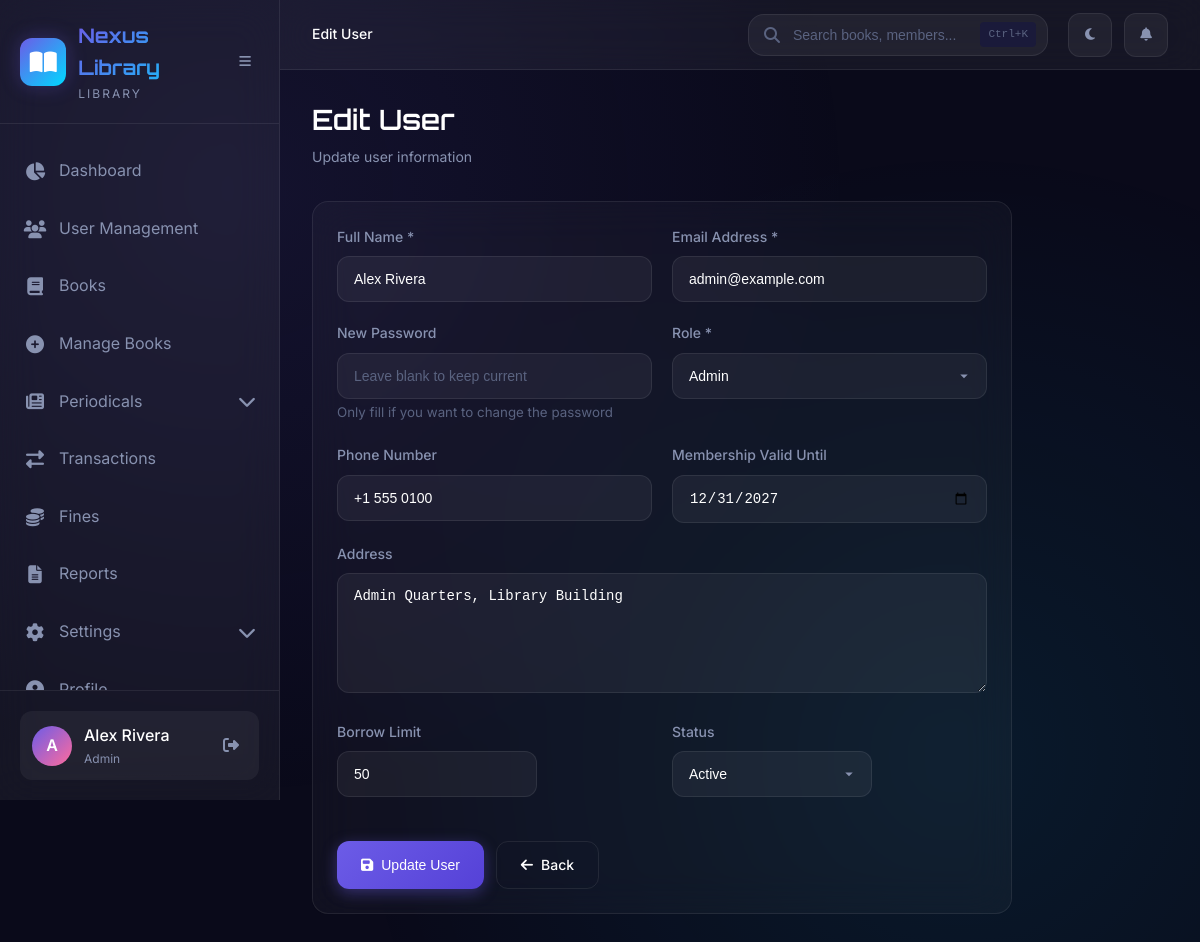
/admin/users/edit.php?id=1 (signed in), run on the app's committed database.
### tables this page shows
CREATE TABLE IF NOT EXISTS users (
    id INT PRIMARY KEY AUTO_INCREMENT,
    name VARCHAR(100) NOT NULL,
    email VARCHAR(100) NOT NULL UNIQUE,
    password VARCHAR(255) NOT NULL,
    role ENUM('admin', 'librarian', 'member') NOT NULL DEFAULT 'member',
    phone VARCHAR(20) DEFAULT NULL,
    address TEXT,
    membership_validity DATE DEFAULT NULL,
    borrow_limit INT DEFAULT 5,
    status ENUM('active', 'inactive', 'suspended') DEFAULT 'active',
    created_at TIMESTAMP DEFAULT CURRENT_TIMESTAMP,
    updated_at TIMESTAMP DEFAULT CURRENT_TIMESTAMP ON UPDATE CURRENT_TIMESTAMP
);

### admin/users/edit.php (the view, shortened to what this page needs)
<?php
require_once __DIR__ . '/../../config/db.php';
$user_id = intval($_GET['id'] ?? 0);
$stmt = $conn->prepare("SELECT * FROM users WHERE id = ?");
$stmt->bind_param("i", $user_id);
$stmt->execute();
$user = $stmt->get_result()->fetch_assoc();
?>
<!DOCTYPE html>
<html lang="en">
<head>
    <link rel="stylesheet" href="https://cdnjs.cloudflare.com/ajax/libs/font-awesome/6.4.0/css/all.min.css">
    <link rel="stylesheet" href="<?php echo SITE_URL; ?>/assets/css/style.css">
</head>
<body>
    <div class="app-container">
        <?php include __DIR__ . '/../../includes/sidebar.php'; ?>
        <div class="main-content">
            <?php include __DIR__ . '/../../includes/topbar.php'; ?>
            <main class="page-content">
                <div class="page-header">
                    <div>
                        <h1 class="page-title">Edit User</h1>
                        <p class="page-subtitle">Update user information</p>
                    </div>
                </div>
                <div class="card" style="max-width: 700px;">
                    <form method="POST" action="" data-validate>
                        <div class="form-row">
                            <div class="form-group">
                                <label class="form-label">Full Name *</label>
                                <input type="text" name="name" class="form-input" placeholder="Enter full name" required value="<?php echo htmlspecialchars($user['name']); ?>">
                            </div>
                            <div class="form-group">
                                <label class="form-label">Email Address *</label>
                                <input type="email" name="email" class="form-input" placeholder="Enter email address" required value="<?php echo htmlspecialchars($user['email']); ?>">
                            </div>
                        </div>
                        <div class="form-row">
                            <div class="form-group">
                                <label class="form-label">New Password</label>
                                <input type="password" name="password" class="form-input" placeholder="Leave blank to keep current">
                                <small class="text-muted">Only fill if you want to change the password</small>
                            </div>
                            <div class="form-group">
                                <label class="form-label">Role *</label>
                                <select name="role" class="form-select" required>
                                    <option value="admin" <?php echo $user['role'] === 'admin' ? 'selected' : ''; ?>>Admin</option>
                                </select>
                            </div>
                        </div>
                        <div class="form-row">
                            <div class="form-group">
                                <label class="form-label">Phone Number</label>
                                <input type="text" name="phone" class="form-input" placeholder="Enter phone number" value="<?php echo htmlspecialchars($user['phone'] ?? ''); ?>">
                            </div>
                            <div class="form-group">
                                <label class="form-label">Membership Valid Until</label>
                                <input type="date" name="membership_validity" class="form-input" value="<?php echo htmlspecialchars($user['membership_validity'] ?? ''); ?>">
                            </div>
                        </div>
                        <div class="form-group">
                            <label class="form-label">Address</label>
                            <textarea name="address" class="form-textarea" placeholder="Enter full address"><?php echo htmlspecialchars($user['address'] ?? ''); ?></textarea>
                        </div>
                        <div class="form-row">
                            <div class="form-group" style="max-width: 200px;">
                                <label class="form-label">Borrow Limit</label>
                                <input type="number" name="borrow_limit" class="form-input" min="1" max="50" value="<?php echo $user['borrow_limit']; ?>">
                            </div>
                            <div class="form-group" style="max-width: 200px;">
                                <label class="form-label">Status</label>
                                <select name="status" class="form-select">
                                    <option value="active" <?php echo $user['status'] === 'active' ? 'selected' : ''; ?>>Active</option>
                                </select>
                            </div>
                        </div>
                        <div style="display: flex; gap: 12px; margin-top: 24px;">
                            <button type="submit" class="btn btn-primary">
                                <i class="fas fa-save"></i> Update User
                            </button>
                            <a href="index.php" class="btn btn-secondary">
                                <i class="fas fa-arrow-left"></i> Back
                            </a>
                        </div>
                    </form>
                </div>
            </main>
        </div>
    </div>
</body>
</html>

### assets/css/style.css (style rules this page uses)
:root { --primary: #6C5CE7; --primary-light: #8B7CF0; --primary-dark: #5541D7; --secondary: #00D9FF; --accent: #FF6B9D; --success: #00E676; --warning: #FFD93D; --danger: #FF4757; --info: #00D9FF; --bg-primary: #0a0a1a; --bg-secondary: #12122a; --bg-tertiary: #1a1a3a; --bg-card: rgba(255, 255, 255, 0.03); --bg-glass: rgba(255, 255, 255, 0.05); --bg-glass-hover: rgba(255, 255, 255, 0.08); --text-primary: #FFFFFF; --text-secondary: #8892B0; --text-muted: #5A6380; --border-color: rgba(255, 255, 255, 0.08); --border-hover: rgba(255, 255, 255, 0.15); --shadow-sm: 0 2px 8px rgba(0, 0, 0, 0.3); --shadow-md: 0 4px 16px rgba(0, 0, 0, 0.4); --shadow-lg: 0 8px 32px rgba(0, 0, 0, 0.5); --shadow-glow: 0 0 20px rgba(108, 92, 231, 0.3); --radius-sm: 8px; --radius-md: 12px; --radius-lg: 16px; --radius-xl: 24px; --transition-fast: 150ms ease; --transition-normal: 300ms ease; --transition-slow: 500ms ease; --sidebar-width: 280px; --sidebar-collapsed: 80px; --topbar-height: 70px; }
*, *::before, *::after { margin: 0; padding: 0; box-sizing: border-box; }
html { font-size: 16px; scroll-behavior: smooth; }
body { font-family: 'Inter', -apple-system, BlinkMacSystemFont, sans-serif; background: var(--bg-primary); color: var(--text-primary); line-height: 1.6; min-height: 100vh; overflow-x: hidden; }
body::before { content: ''; position: fixed; top: 0; left: 0; width: 100%; height: 100%; background: radial-gradient(circle at 20% 20%, rgba(108, 92, 231, 0.1) 0%, transparent 50%), radial-gradient(circle at 80% 80%, rgba(0, 217, 255, 0.08) 0%, transparent 50%); pointer-events: none; z-index: -1; }
a { color: var(--primary-light); text-decoration: none; transition: color var(--transition-fast); }
h1, h2, h3, h4, h5, h6 { font-family: 'Orbitron', sans-serif; font-weight: 600; line-height: 1.3; margin-bottom: 0.5em; }
h1 { font-size: 2.5rem; }
.app-container { display: flex; min-height: 100vh; }
.main-content { flex: 1; margin-left: var(--sidebar-width); min-height: 100vh; display: flex; flex-direction: column; transition: margin-left var(--transition-normal); }
.page-content { flex: 1; padding: 32px; animation: fadeIn 0.4s ease; }
.card { background: var(--bg-card); backdrop-filter: blur(20px); border: 1px solid var(--border-color); border-radius: var(--radius-lg); padding: 24px; transition: all var(--transition-normal); }
.btn { display: inline-flex; align-items: center; justify-content: center; gap: 8px; padding: 12px 24px; font-size: 14px; font-weight: 500; border-radius: var(--radius-md); border: none; cursor: pointer; transition: all var(--transition-fast); text-decoration: none; }
.btn-primary { background: linear-gradient(135deg, var(--primary), var(--primary-dark)); color: white; box-shadow: 0 4px 15px rgba(108, 92, 231, 0.4); }
.btn-secondary { background: transparent; color: var(--text-primary); border: 1px solid var(--border-color); }
.form-group { margin-bottom: 20px; }
.form-label { display: block; font-size: 14px; font-weight: 500; margin-bottom: 8px; color: var(--text-secondary); }
.form-input, .form-select, .form-textarea { width: 100%; padding: 14px 16px; background: var(--bg-glass); border: 1px solid var(--border-color); border-radius: var(--radius-md); color: var(--text-primary); font-size: 14px; transition: all var(--transition-fast); }
.form-input::placeholder { color: var(--text-muted); }
.form-select { cursor: pointer; appearance: none; background-repeat: no-repeat; background-position: right 16px center; padding-right: 44px; }
.form-select option { background: var(--bg-secondary); color: var(--text-primary); }
.form-textarea { min-height: 120px; resize: vertical; }
.form-row { display: grid; grid-template-columns: repeat(auto-fit, minmax(200px, 1fr)); gap: 20px; }
.page-header { display: flex; justify-content: space-between; align-items: center; margin-bottom: 32px; flex-wrap: wrap; gap: 20px; }
.page-title { font-size: 28px; margin-bottom: 8px; }
.page-subtitle { color: var(--text-secondary); font-size: 14px; }
.text-muted { color: var(--text-muted); }

### data on the page
users: name "Alex Rivera", email "admin@example.com", role "Admin", phone "+1 555 0100", membership_validity "12/31/2027", address "Admin Quarters, Library Building", borrow_limit "50", status "Active"

### other printed values
getLibraryName() "Nexus Library"
substr($user_name, 0, 1) "A"
$user_name "Alex Rivera"
$user_role "Admin"
$page_title "Edit User"
